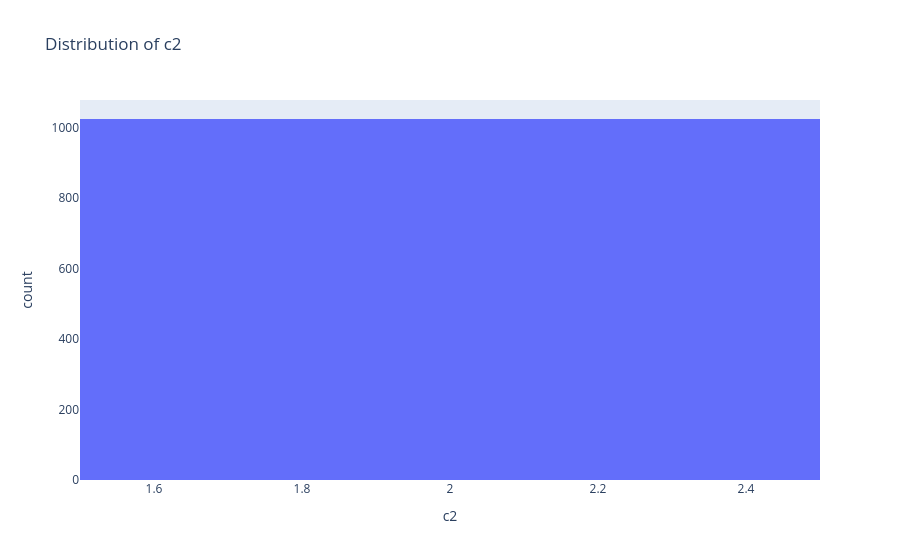
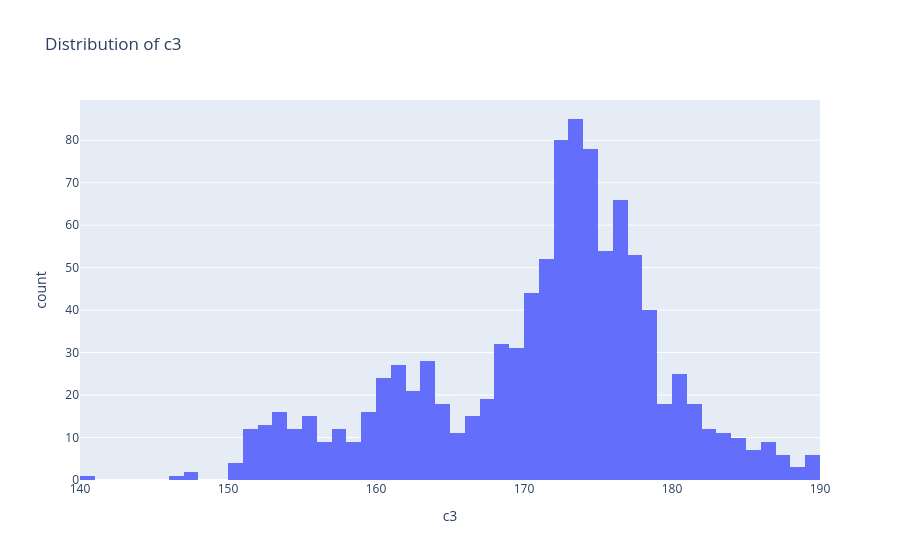
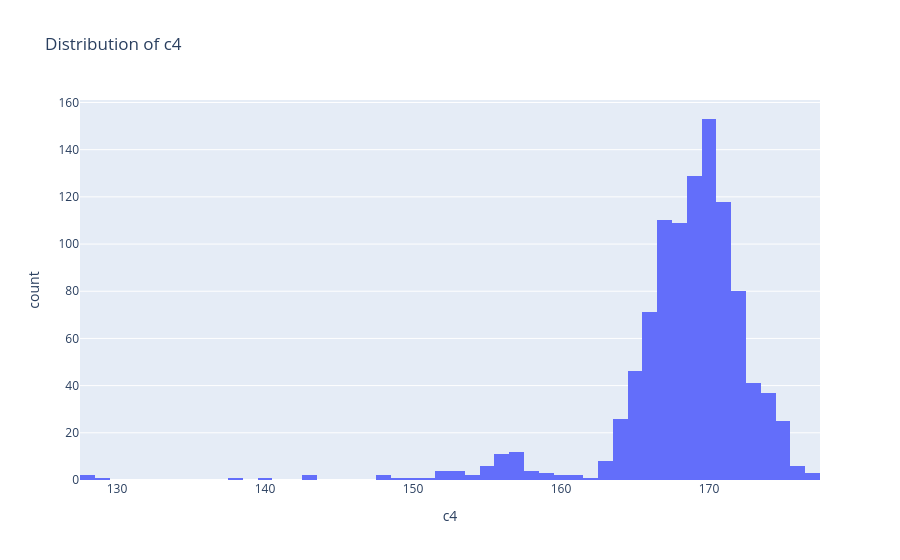

The notebook cell these images were saved under, in order:
### Code cell
# Visualize distribution of the first 10 features
for col in df.columns[:10]:  # Adjust for any range of features you are interested in
    fig = px.histogram(df, x=col, nbins=50, title=f'Distribution of {col}')
    fig.show()
    
# Scatter plot between two random features (you can choose more specific features)
fig = px.scatter(df, x=df.columns[0], y=df.columns[1], 
                 title=f'Scatter plot between {df.columns[0]} and {df.columns[1]}')
fig.show()

# Box plot for outlier detection for first 5 features
for col in df.columns[:5]:
    fig = px.box(df, y=col, title=f'Box plot of {col}')
    fig.show()

# Scatter matrix for relationships between features (choose up to 10 features for clarity)
fig = px.scatter_matrix(df, dimensions=df.columns[:10], title="Scatter Matrix of First 10 Features")
fig.show()

### Figure 1 — Plotly figure (JSON) as saved in the notebook; plotly's stock layout.template omitted (floating-point values rounded to 4 significant figures; data arrays with more than 128 entries replaced by an {"elided": "..."} marker saying what was removed)
{"data": [{"alignmentgroup": "True", "bingroup": "x", "hovertemplate": "c2=%{x}<br>count=%{y}<extra></extra>", "legendgroup": "", "marker": {"color": "#636efa", "pattern": {"shape": ""}}, "name": "", "nbinsx": 50, "offsetgroup": "", "orientation": "v", "showlegend": false, "type": "histogram", "x": {"elided": "1025 int values"}, "xaxis": "x", "yaxis": "y"}], "layout": {"autosize": true, "barmode": "relative", "legend": {"tracegroupgap": 0}, "title": {"text": "Distribution of c2"}, "xaxis": {"anchor": "y", "autorange": true, "domain": [0, 1], "range": [1.5, 2.5], "title": {"text": "c2"}, "type": "linear"}, "yaxis": {"anchor": "x", "autorange": true, "domain": [0, 1], "range": [0, 1079.0], "title": {"text": "count"}}}}

### Figure 2 — Plotly figure (JSON) as saved in the notebook; plotly's stock layout.template omitted (floating-point values rounded to 4 significant figures; data arrays with more than 128 entries replaced by an {"elided": "..."} marker saying what was removed)
{"data": [{"alignmentgroup": "True", "bingroup": "x", "hovertemplate": "c3=%{x}<br>count=%{y}<extra></extra>", "legendgroup": "", "marker": {"color": "#636efa", "pattern": {"shape": ""}}, "name": "", "nbinsx": 50, "offsetgroup": "", "orientation": "v", "showlegend": false, "type": "histogram", "x": {"elided": "1025 float values"}, "xaxis": "x", "yaxis": "y"}], "layout": {"autosize": true, "barmode": "relative", "legend": {"tracegroupgap": 0}, "title": {"text": "Distribution of c3"}, "xaxis": {"anchor": "y", "autorange": true, "domain": [0, 1], "range": [140, 190], "title": {"text": "c3"}, "type": "linear"}, "yaxis": {"anchor": "x", "autorange": true, "domain": [0, 1], "range": [0, 89.47], "title": {"text": "count"}}}}

### Figure 3 — Plotly figure (JSON) as saved in the notebook; plotly's stock layout.template omitted (floating-point values rounded to 4 significant figures; data arrays with more than 128 entries replaced by an {"elided": "..."} marker saying what was removed)
{"data": [{"alignmentgroup": "True", "bingroup": "x", "hovertemplate": "c4=%{x}<br>count=%{y}<extra></extra>", "legendgroup": "", "marker": {"color": "#636efa", "pattern": {"shape": ""}}, "name": "", "nbinsx": 50, "offsetgroup": "", "orientation": "v", "showlegend": false, "type": "histogram", "x": {"elided": "1025 float values"}, "xaxis": "x", "yaxis": "y"}], "layout": {"autosize": true, "barmode": "relative", "legend": {"tracegroupgap": 0}, "title": {"text": "Distribution of c4"}, "xaxis": {"anchor": "y", "autorange": true, "domain": [0, 1], "range": [127.5, 177.5], "title": {"text": "c4"}, "type": "linear"}, "yaxis": {"anchor": "x", "autorange": true, "domain": [0, 1], "range": [0, 161.1], "title": {"text": "count"}}}}
